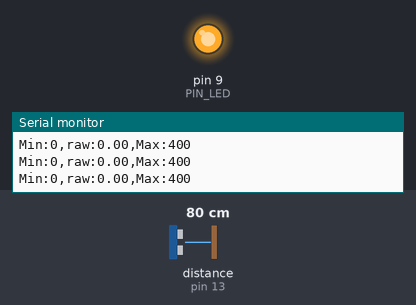
Bench run of a sketch on a simulated Arduino Uno, built with avr-gcc and run on an emulated ATmega328P. On the bench: output pins drawn as LEDs (lit = HIGH), the last lines printed to the serial monitor. Wiring (inferred from the names in the program): ultrasonic range finder: trigger pin 12; echo pin 13. The inputs (shaded band) are chosen by the test bench; at power-on: distance to the obstacle (sensor on pin 13) 80 cm. The echo pulse lasts 58.3 µs per cm; pins used as bus, display or sensor lines are not drawn.

Above: at 1.2 s.
1.3 s: distance to the obstacle (sensor on pin 13) set to 18 cm
At 1.54 s:
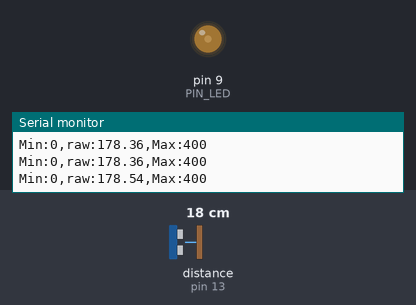
4.3 s: distance to the obstacle (sensor on pin 13) set to 2 cm
At 4.9 s:
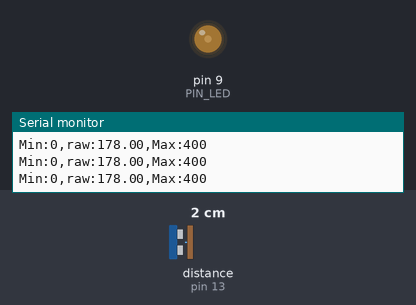
Timing chart, 0 to 7.3 s (numbered marks = the images above; inputs shaded):
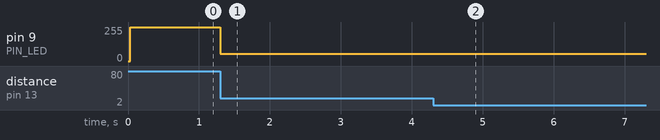

Measured:
- after the input at 1.3 s, pin 9 (PIN_LED): 255/255 → 55/255 at once, then repeats every 0.42 s: 54/255 0.02 s, 55/255 0.15 s, 54/255 0.02 s, 55/255 0.23 s
- after the input at 4.3 s, pin 9 (PIN_LED): goes on until 4.3 s, then stays 56/255

The sketch:

08_example_2.ino
```cpp
// Arduino pin assignment
#define PIN_LED 9
#define PIN_TRIG 12
#define PIN_ECHO 13

// configurable parameters
#define SND_VEL 346.0 // sound velocity at 24 celsius degree (unit: m/s)
#define INTERVAL 25 // sampling interval (unit: ms)
#define _DIST_MIN 100 // minimum distance to be measured (unit: mm)
#define _DIST_MAX 300 // maximum distance to be measured (unit: mm)

// global variables
float timeout; // unit: us
float dist_min, dist_max, dist_raw; // unit: mm
unsigned long last_sampling_time; // unit: ms
float scale; // used for pulse duration to distance conversion
int br;

void setup() {
// initialize GPIO pins
  pinMode(PIN_LED,OUTPUT);
  pinMode(PIN_TRIG,OUTPUT);
  digitalWrite(PIN_TRIG, LOW);
  pinMode(PIN_ECHO,INPUT);

// initialize USS related variables
  dist_min = _DIST_MIN;
  dist_max = _DIST_MAX;
  timeout = (INTERVAL / 2) * 1000.0; // precalculate pulseIn() timeout value. (unit: us)
  dist_raw = 0.0; // raw distance output from USS (unit: mm)
  scale = 0.001 * 0.5 * SND_VEL;

// initialize serial port
  Serial.begin(115200);

// initialize last sampling time
  last_sampling_time = 0;
}

void loop() {
// wait until next sampling time.
// millis() returns the number of milliseconds since the program started. Will overflow after 50 days.
  if(millis() < last_sampling_time + INTERVAL) return;

// get a distance reading from the USS
  dist_raw = USS_measure(PIN_TRIG,PIN_ECHO,dist_raw);

// output the read value to the serial port
  Serial.print("Min:0,");
  Serial.print("raw:");
  Serial.print(dist_raw);
  Serial.print(",");
  Serial.println("Max:400");


// turn on the LED if the distance is between dist_min and dist_max
  if(dist_raw > dist_min || dist_raw < dist_max) {
    if(dist_raw <= 200){
      br = 2.55*(200-dist_raw);
    }
    else{
      br = 2.55*(dist_raw-200);
    }
    analogWrite(PIN_LED, br);
  }


//// do something here
//  delay(50); // Assume that it takes 50ms to do something.

// update last sampling time
  last_sampling_time += INTERVAL;
}

// get a distance reading from USS. return value is in millimeter.
float USS_measure(int TRIG, int ECHO, int prevReading)
{
  float reading;
  digitalWrite(TRIG, HIGH);
  delayMicroseconds(10);
  digitalWrite(TRIG, LOW);
  reading = pulseIn(ECHO, HIGH, timeout) * scale; // unit: mm
  if(reading < dist_min || reading > dist_max) reading = 0.0; // return 0 when out of range.
  if(reading == 0.0) {return prevReading;}
  else {return reading;}
  // Pulse duration to distance conversion example (target distance = 17.3m)
  // - round trip distance: 34.6m
  // - expected pulse duration: 0.1 sec, or 100,000us
  // - pulseIn(ECHO, HIGH, timeout) * 0.001 * 0.5 * SND_VEL
  //           = 100,000 micro*sec * 0.001 milli/micro * 0.5 * 346 meter/sec
  //           = 100,000 * 0.001 * 0.5 * 346 * micro * sec * milli * meter
  //                                           ----------------------------
  //                                           micro * sec
  //           = 100 * 173 milli*meter = 17,300 mm = 17.3m
  // pulseIn() returns microseconds.
}
```
